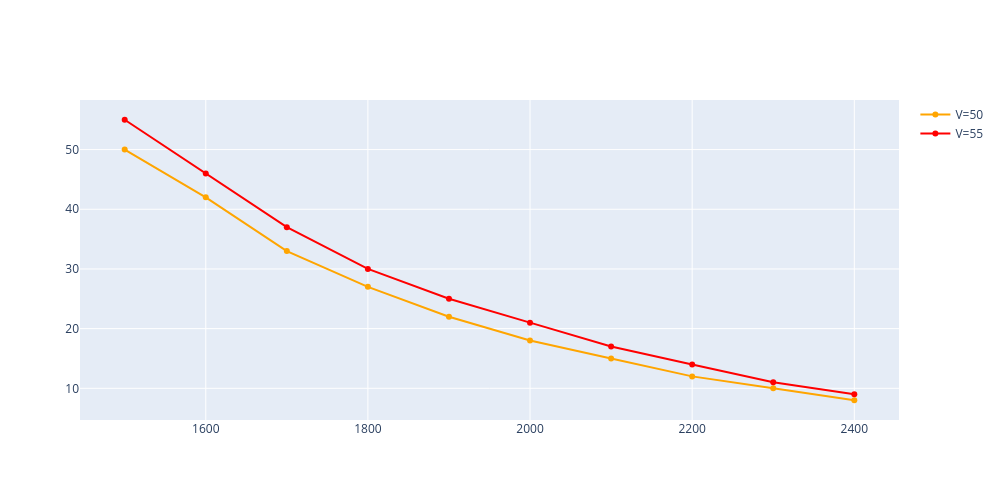

This figure's notebook cell:
### Code cell
demand1 = go.Scatter(
    x=ps,
    y=ds1,
    mode="lines+markers",
    name="V=50",
    line=dict(color="#ffa500")
)

demand2 = go.Scatter(
    x=ps,
    y=ds2,
    mode="lines+markers",
    name="V=55",
    line=dict(color="#ff0000")
)

fig = go.Figure(data=[demand1, demand2])
fig.update_layout(
    xaxis_rangeslider_visible=False,
    width=1000,
    height=500
)
fig.show()

### Figure 1 — Plotly figure (JSON) as saved in the notebook; plotly's stock layout.template omitted (floating-point values rounded to 4 significant figures)
{"data": [{"line": {"color": "#ffa500"}, "mode": "lines+markers", "name": "V=50", "type": "scatter", "x": [1500, 1600, 1700, 1800, 1900, 2000, 2100, 2200, 2300, 2400], "y": [50, 42, 33, 27, 22, 18, 15, 12, 10, 8]}, {"line": {"color": "#ff0000"}, "mode": "lines+markers", "name": "V=55", "type": "scatter", "x": [1500, 1600, 1700, 1800, 1900, 2000, 2100, 2200, 2300, 2400], "y": [55, 46, 37, 30, 25, 21, 17, 14, 11, 9]}], "layout": {"height": 500, "width": 1000, "xaxis": {"autorange": true, "range": [1445.0, 2455.0], "rangeslider": {"visible": false, "yaxis": {}}, "type": "linear"}, "yaxis": {"autorange": true, "range": [4.691, 58.31], "type": "linear"}}}
